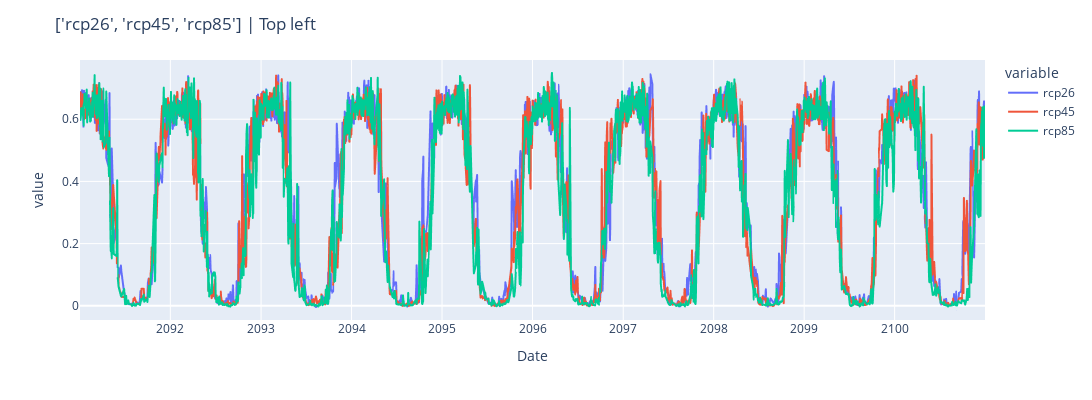

Notebook cell for this chart:
### Code cell
# top left
temp_lat =  lats[-3]
temp_lon = lons[2]
comparison_df_1 = comparison_df[(comparison_df['Latitude'] ==  temp_lat) & (comparison_df['Longitude'] == temp_lon)]
comparison_df_1, scale = comparison_df_1.sort_values(by='Date'), "Top left"
fig = px.line(comparison_df_1, x="Date" , y = scenario_array)
fig.update_layout(title=f'{scenario_array} | {scale}', width = 1800, height = 400)

plotly_image_path = os.path.join(folder_name, f"{scale}.png")
fig.write_image(plotly_image_path)

fig

### Figure 1 — Plotly figure (JSON) as saved in the notebook; plotly's stock layout.template omitted (floating-point values rounded to 4 significant figures; data arrays with more than 128 entries replaced by an {"elided": "..."} marker saying what was removed)
{"data": [{"hovertemplate": "variable=rcp26<br>Date=%{x}<br>value=%{y}<extra></extra>", "legendgroup": "rcp26", "line": {"color": "#636efa", "dash": "solid"}, "marker": {"symbol": "circle"}, "mode": "lines", "name": "rcp26", "showlegend": true, "type": "scattergl", "x": {"elided": "2196 str values"}, "xaxis": "x", "y": {"elided": "2196 float values"}, "yaxis": "y"}, {"hovertemplate": "variable=rcp45<br>Date=%{x}<br>value=%{y}<extra></extra>", "legendgroup": "rcp45", "line": {"color": "#EF553B", "dash": "solid"}, "marker": {"symbol": "circle"}, "mode": "lines", "name": "rcp45", "showlegend": true, "type": "scattergl", "x": {"elided": "2196 str values"}, "xaxis": "x", "y": {"elided": "2196 float values"}, "yaxis": "y"}, {"hovertemplate": "variable=rcp85<br>Date=%{x}<br>value=%{y}<extra></extra>", "legendgroup": "rcp85", "line": {"color": "#00cc96", "dash": "solid"}, "marker": {"symbol": "circle"}, "mode": "lines", "name": "rcp85", "showlegend": true, "type": "scattergl", "x": {"elided": "2196 str values"}, "xaxis": "x", "y": {"elided": "2196 float values"}, "yaxis": "y"}], "layout": {"height": 400, "legend": {"title": {"text": "variable"}, "tracegroupgap": 0}, "margin": {"t": 60}, "title": {"text": "['rcp26', 'rcp45', 'rcp85'] | Top left"}, "width": 1800, "xaxis": {"anchor": "y", "domain": [0, 1], "title": {"text": "Date"}}, "yaxis": {"anchor": "x", "domain": [0, 1], "title": {"text": "value"}}}}
